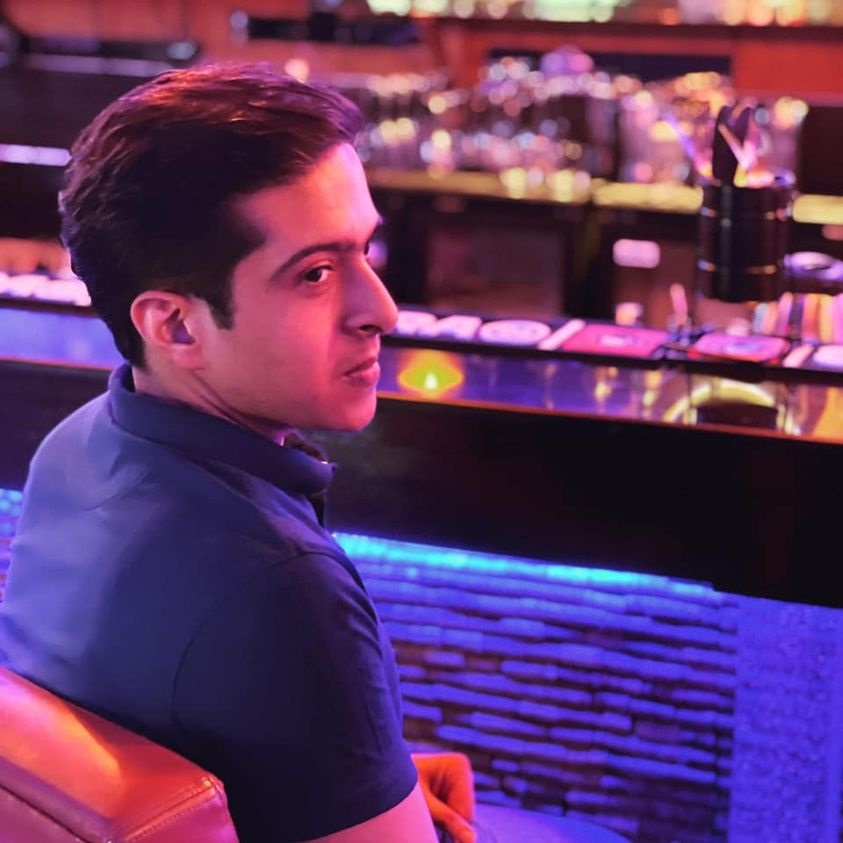
#> input picture vishal.jpg, 843 x 843 px, given in place of vishal.jpeg, which was not available
$ python Assignment4.py
#> lines starting #> are read from the running program, lines starting #| are printed output that depends on the picture; pictures that were not available may be replaced by others from this repository, and a replacement may not be noted
#BT19ECE033 VISHAL YADAV
#Assignment-4
#Reading a color image and display its Red, Green and Blue components


import cv2
#declaring path of image
path = r"C:\Users\USER\Desktop\images\vishal.jpeg"
#Reading the image
original = cv2.imread(path)
#> original is the input picture: shape (843, 843, 3); mean B, G, R 101.7, 54.6, 98.5
original_red = cv2.imread(path)
original_green = cv2.imread(path)
original_blue = cv2.imread(path)

#Converting Images to Red, Green and Blue
#For Blue : Green and Red = 0
original_blue[:,:,1],original_blue[:,:,2] = 0,0
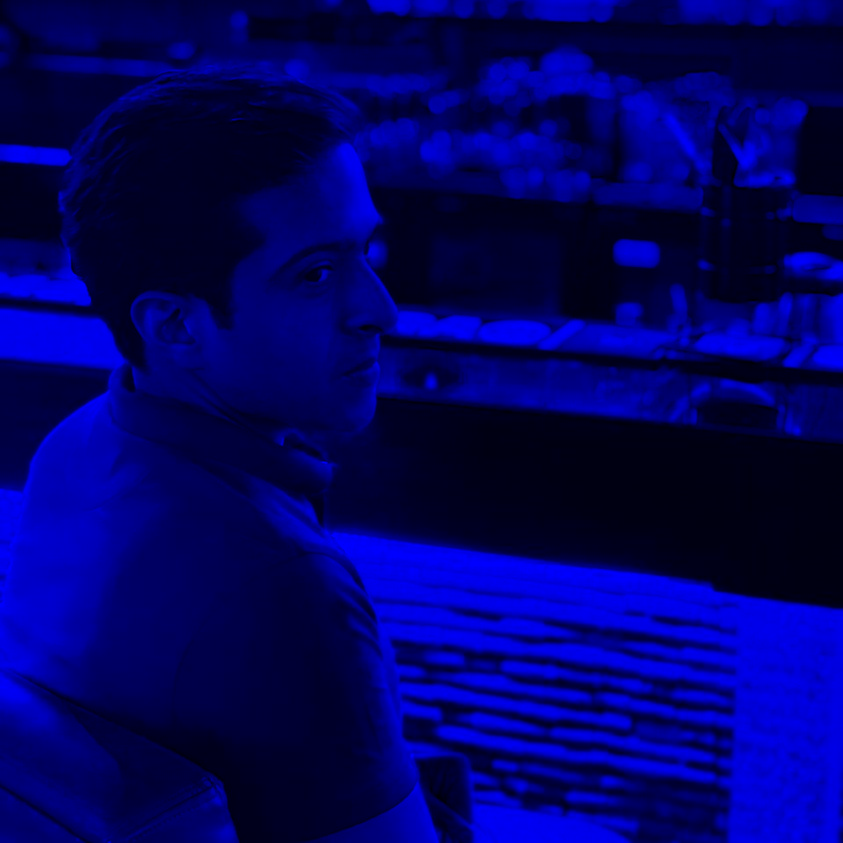
#> original_blue: shape (843, 843, 3); mean B, G, R 101.7, 0, 0
#For Green : Red and Blue = 0
original_green[:,:,0],original_green[:,:,2] = 0,0
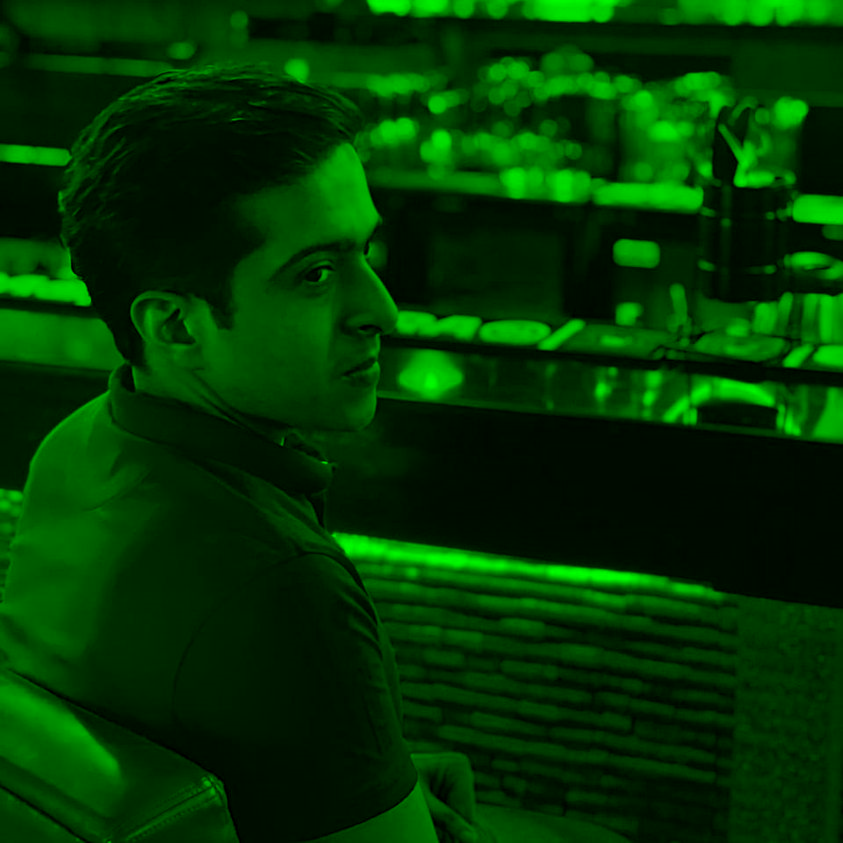
#> original_green: shape (843, 843, 3); mean B, G, R 0, 54.6, 0
#For Red : Blue and Green = 0
original_red[:,:,0],original_red[:,:,1] = 0,0
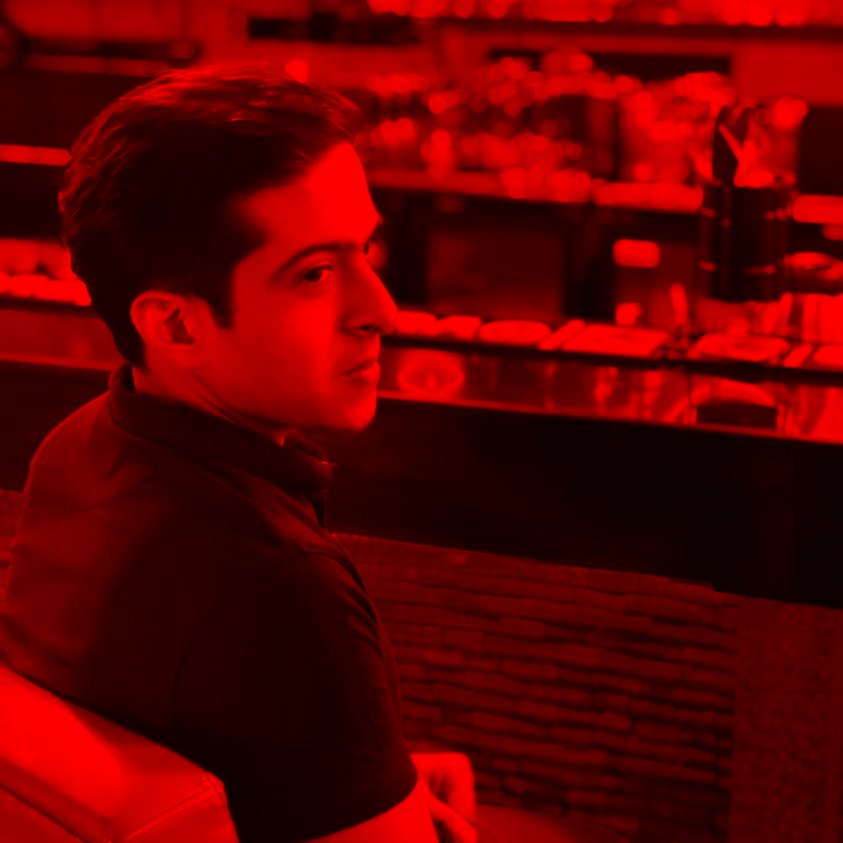
#> original_red: shape (843, 843, 3); mean B, G, R 0, 0, 98.5

#Dispalying Images
cv2.imshow("Original Image",original)
cv2.waitKey(0)
cv2.imshow("Red Component",original_red)
cv2.waitKey(0)
cv2.imshow("Green Component",original_green)
cv2.waitKey(0)
cv2.imshow("Blue Component",original_blue)
cv2.waitKey(0)
